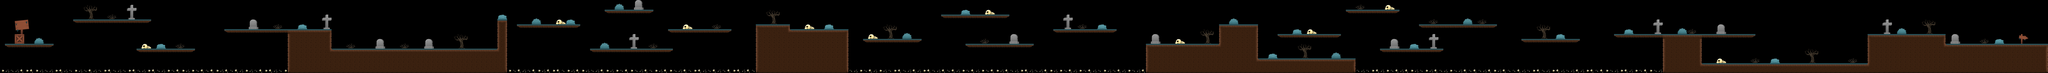

This is a level from a 2D game, rendered from its Tiled map with the project's own tilesets. A one-line summary and the map file follow, with tile-layer data summarised:
An orthogonal 420x15 tile map with 32x32 px tiles, 2 tile layers (suelo, objetos), 2 hidden layers not drawn, 3 tilesets and 34 objects (isla 1, isla 2, isla 3, isla 4, isla 5, ...).

<map version="1.5" tiledversion="2021.03.23" orientation="orthogonal" renderorder="right-down" width="420" height="15" tilewidth="32" tileheight="32" infinite="0" nextlayerid="6" nextobjectid="52">
 <tileset firstgid="1" source="fondo1.tsx" />
 <tileset firstgid="301" source="objetos.tsx" />
 <tileset firstgid="365" source="tiles.tsx" />
 <layer id="1" name="fondo" width="420" height="15" visible="0">
  <data>[6300 cells, 6300 non-empty, 285 distinct tile ids]</data>
 </layer>
 <layer id="2" name="suelo" width="420" height="15">
  <data>[6300 cells, 1544 non-empty, 20 distinct tile ids]</data>
 </layer>
 <layer id="3" name="objetos" width="420" height="15">
  <data>[6300 cells, 335 non-empty, 53 distinct tile ids]</data>
 </layer>
 <layer id="5" name="huesos" width="420" height="15" visible="0">
  <data>[6300 cells, 232 non-empty, 4 distinct tile ids]</data>
 </layer>
 <objectgroup id="4" name="terreno">
  <object id="1" name="isla 1" x="33.3333" y="288.667" width="319.333" height="22" />
  <object id="3" name="isla 2" x="479.333" y="128" width="512.667" height="24" />
  <object id="5" name="isla 3" x="896.667" y="320.667" width="384" height="23.3333" />
  <object id="6" name="isla 4" x="3392" y="160.667" width="416" height="21.3333" />
  <object id="8" name="isla 5" x="3968" y="64" width="320" height="23.3333" />
  <object id="10" name="isla 6" x="3872" y="321.333" width="552" height="22" />
  <object id="12" name="isla 7" x="4384.67" y="192.667" width="415.333" height="23.3333" />
  <object id="14" name="isla 8" x="5664" y="256" width="383.333" height="23.3333" />
  <object id="16" name="isla 9" x="6177.33" y="96.6667" width="447.333" height="22.6667" />
  <object id="18" name="isla 10" x="6336" y="288.667" width="448.667" height="22" />
  <object id="20" name="isla 11" x="6912.67" y="192.667" width="416" height="23.3333" />
  <object id="22" name="isla 12" x="8384" y="224" width="415.333" height="23.3333" />
  <object id="23" name="isla 13" x="8832.67" y="64" width="350.667" height="24" />
  <object id="25" name="isla 14" x="9056" y="320" width="415.333" height="24" />
  <object id="26" name="isla 15" x="9314" y="160" width="510" height="23.3333" />
  <object id="27" name="isla 16" x="9984" y="256" width="384.667" height="24" />
  <object id="28" name="huesos 1 " x="0.666667" y="458" width="1886.67" height="22" />
  <object id="31" name="huesos 2" x="3328.67" y="456.667" width="1631.33" height="22.6667" />
  <object id="33" name="huesos 3" x="5570" y="455.333" width="1950.67" height="24.6667" />
  <object id="34" name="huesos 4" x="8896" y="456" width="2013.33" height="24" />
  <object id="36" name="terreno 1" x="1472" y="191.333" width="704" height="24" />
  <object id="37" name="terreno 2" x="1888" y="216.667" width="288" height="263.333" />
  <object id="38" name="terreno 3" x="2175.33" y="321.333" width="1151.33" height="158" />
  <object id="39" name="terreno 4" x="3264" y="128.667" width="62.6667" height="193.333" />
  <object id="40" name="terreno 5" x="4960" y="160.667" width="224" height="318.667" />
  <object id="41" name="terreno 6" x="5183.33" y="191.333" width="385.333" height="288" />
  <object id="42" name="terreno 7" x="7520.67" y="288" width="479.333" height="191.333" />
  <object id="43" name="terreno 8" x="8000" y="160" width="256" height="320" />
  <object id="44" name="terreno 9" x="8256" y="383.333" width="640" height="96" />
  <object id="45" name="terreno 10" x="10592" y="224.667" width="928.667" height="22.6667" />
  <object id="46" name="terreno 11" x="10912" y="247.333" width="256.667" height="232.667" />
  <object id="47" name="terreno 12" x="11168" y="416" width="1088" height="64" />
  <object id="50" name="terreno 13" x="12256" y="224" width="512" height="256" />
  <object id="51" name="terreno 14" x="12768" y="288" width="671.333" height="192" />
 </objectgroup>
</map>
